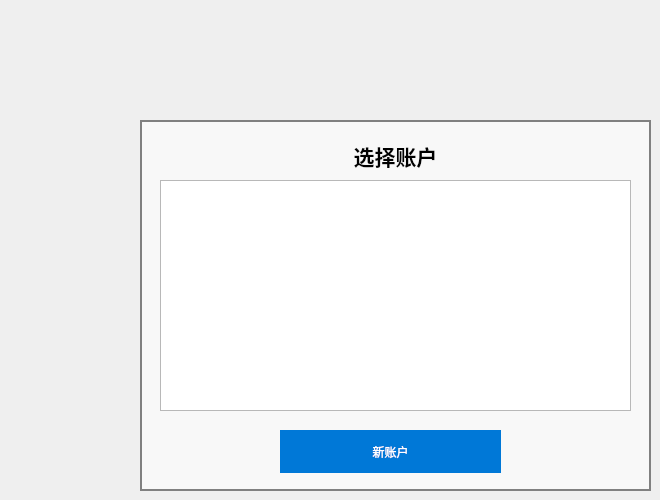
   <widget class="QWidget" name="remember">
    <property name="styleSheet">
     <string notr="true">QPushButton{
                   background-color:rgb(0, 120, 215);
	
border:plain;
border-width:4px;
	border-color: rgb(0, 0, 0);
    
	font: 75 15pt &quot;微软雅黑&quot;;
                   color:rgba(255,255,255,255);          
                   padding:6px;                 
                   }
                   
                   QPushButton:pressed{
                   background-color:rgb(0, 120, 215);	
border:none;
    
	font: 75 15pt &quot;微软雅黑&quot;;
                   color:rgba(255,255,255,255);          
                   padding:6px;
                   }
                  
                   QPushButton:hover{
                   background-color:rgba(0, 120, 215,180);
border:none;
    
	font: 75 15pt &quot;微软雅黑&quot;;
                   color:rgba(255,255,255,255);          
                   padding:6px;
                   }
</string>
    </property>
    <widget class="QLabel" name="label_25">
     <property name="geometry">
      <rect>
       <x>140</x>
       <y>120</y>
       <width>511</width>
       <height>371</height>
      </rect>
     </property>
     <property name="styleSheet">
      <string notr="true">background-color: rgba(255, 255, 255,150);
border:2px solid grey;</string>
     </property>
     <property name="text">
      <string/>
     </property>
    </widget>
    <widget class="QLabel" name="label_26">
     <property name="geometry">
      <rect>
       <x>140</x>
       <y>140</y>
       <width>511</width>
       <height>31</height>
      </rect>
     </property>
     <property name="font">
      <font>
       <family>微软雅黑</family>
      </font>
     </property>
     <property name="text">
      <string>&lt;html&gt;&lt;head/&gt;&lt;body&gt;&lt;p align=&quot;center&quot;&gt;&lt;span style=&quot; font-size:16pt; font-weight:600; color:#000000;&quot;&gt;选择账户&lt;/span&gt;&lt;/p&gt;&lt;/body&gt;&lt;/html&gt;</string>
     </property>
    </widget>
    <widget class="QListWidget" name="accountList">
     <property name="geometry">
      <rect>
       <x>160</x>
       <y>180</y>
       <width>471</width>
       <height>231</height>
      </rect>
     </property>
     <property name="font">
      <font>
       <pointsize>12</pointsize>
      </font>
     </property>
     <property name="styleSheet">
      <string notr="true">QListView::item{
          height:36px;
	font: 12pt &quot;微软雅黑&quot;;

 }
background-color:rgba(0, 120, 215,180);</string>
     </property>
     <property name="spacing">
      <number>4</number>
     </property>
     <property name="viewMode">
      <enum>QListView::ListMode</enum>
     </property>
    </widget>
    <widget class="QPushButton" name="newAccount">
     <property name="geometry">
      <rect>
       <x>280</x>
       <y>430</y>
       <width>221</width>
       <height>43</height>
      </rect>
     </property>
     <property name="sizePolicy">
      <sizepolicy hsizetype="Expanding" vsizetype="Expanding">
       <horstretch>0</horstretch>
       <verstretch>0</verstretch>
      </sizepolicy>
     </property>
     <property name="text">
      <string>新账户</string>
     </property>
     <property name="iconSize">
      <size>
       <width>16</width>
       <height>16</height>
      </size>
     </property>
    </widget>
   </widget>
